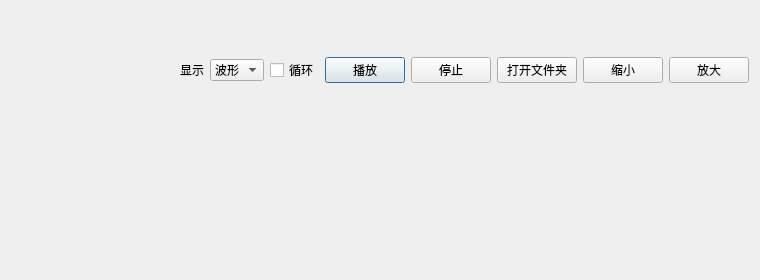
<?xml version="1.0" encoding="UTF-8"?>
<ui version="4.0">
 <class>AudioPreview</class>
 <widget class="QDialog" name="AudioPreviewWindow">
  <property name="geometry">
   <rect>
    <x>0</x>
    <y>0</y>
    <width>760</width>
    <height>280</height>
   </rect>
  </property>
  <property name="minimumSize">
   <size>
    <width>760</width>
    <height>280</height>
   </size>
  </property>
  <property name="windowTitle">
   <string>音频预览</string>
  </property>
  <layout class="QVBoxLayout" name="verticalLayout">
   <item>
    <layout class="QHBoxLayout" name="controlsInfoRow">
     <item>
      <widget class="QLabel" name="lblInfo">
       <property name="text">
        <string/>
       </property>
      </widget>
     </item>
    </layout>
   </item>
   <item>
    <layout class="QHBoxLayout" name="controlsFileInfoRow">
     <item>
      <widget class="QLabel" name="lblFileDetails">
       <property name="text">
        <string/>
       </property>
      </widget>
     </item>
     <item>
      <spacer name="fileInfoSpacer">
       <property name="orientation">
        <enum>Qt::Horizontal</enum>
       </property>
       <property name="sizeHint" stdset="0">
        <size>
         <width>40</width>
         <height>20</height>
        </size>
       </property>
      </spacer>
     </item>
    </layout>
   </item>
   <item>
    <layout class="QHBoxLayout" name="controlsRow">
     <item>
      <spacer name="infoSpacer">
       <property name="orientation">
        <enum>Qt::Horizontal</enum>
       </property>
       <property name="sizeHint" stdset="0">
        <size>
         <width>40</width>
         <height>20</height>
       </size>
       </property>
      </spacer>
     </item>
     <item>
      <widget class="QLabel" name="lblDisplayMode">
       <property name="text">
        <string>显示</string>
       </property>
      </widget>
     </item>
     <item>
      <widget class="QComboBox" name="cbbDisplayMode">
       <item>
        <property name="text">
         <string>波形</string>
        </property>
       </item>
       <item>
        <property name="text">
         <string>频谱</string>
        </property>
       </item>
      </widget>
     </item>
     <item>
      <widget class="QCheckBox" name="chkLoop">
       <property name="text">
        <string>循环</string>
       </property>
      </widget>
     </item>
     <item>
      <widget class="QPushButton" name="btnPlay">
       <property name="text">
        <string>播放</string>
       </property>
      </widget>
     </item>
     <item>
      <widget class="QPushButton" name="btnStop">
       <property name="text">
        <string>停止</string>
       </property>
      </widget>
     </item>
     <item>
      <widget class="QPushButton" name="btnOpenFolder">
       <property name="text">
        <string>打开文件夹</string>
       </property>
      </widget>
     </item>
     <item>
      <widget class="QPushButton" name="btnZoomOut">
       <property name="text">
        <string>缩小</string>
       </property>
      </widget>
     </item>
     <item>
      <widget class="QPushButton" name="btnZoomIn">
       <property name="text">
        <string>放大</string>
       </property>
      </widget>
     </item>
    </layout>
   </item>
   <item>
    <layout class="QHBoxLayout" name="waveformRow">
     <item>
      <widget class="WaveformWidget" name="waveform">
       <property name="sizePolicy">
        <sizepolicy hsizetype="Expanding" vsizetype="Expanding">
         <horstretch>0</horstretch>
         <verstretch>0</verstretch>
        </sizepolicy>
       </property>
       <property name="minimumSize">
        <size>
         <width>0</width>
         <height>180</height>
        </size>
       </property>
      </widget>
     </item>
     <item>
      <widget class="LoudnessMeterWidget" name="loudnessMeter">
       <property name="sizePolicy">
        <sizepolicy hsizetype="Fixed" vsizetype="Expanding">
         <horstretch>0</horstretch>
         <verstretch>0</verstretch>
        </sizepolicy>
       </property>
       <property name="minimumSize">
        <size>
         <width>76</width>
         <height>180</height>
        </size>
       </property>
      </widget>
     </item>
    </layout>
   </item>
  </layout>
 </widget>
 <customwidgets>
 <customwidget>
   <class>WaveformWidget</class>
   <extends>QWidget</extends>
   <header>libraries.widgets.waveform_widget</header>
  </customwidget>
  <customwidget>
   <class>LoudnessMeterWidget</class>
   <extends>QWidget</extends>
   <header>libraries.widgets.loudness_meter_widget</header>
  </customwidget>
 </customwidgets>
 <resources/>
 <connections/>
</ui>
